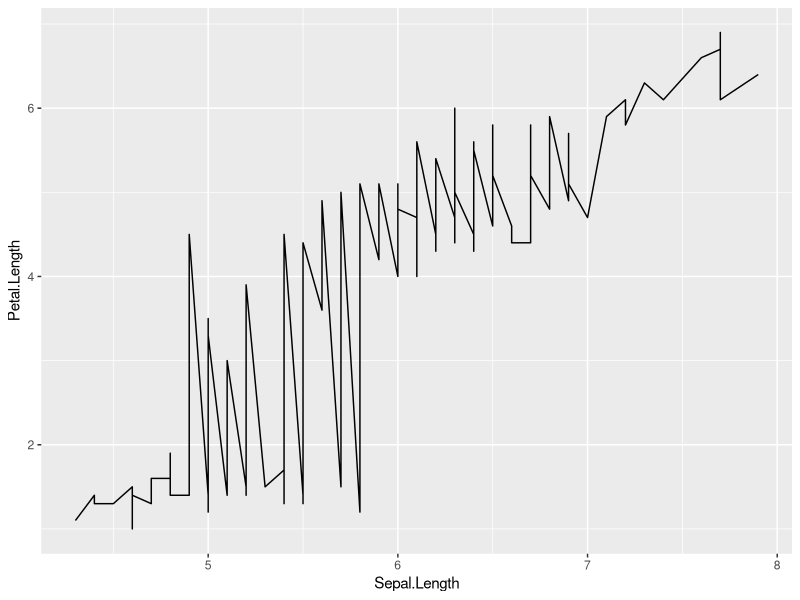

R code for this plot:

library(sqldf) #sql을 R에서도 사용할 수 있는 라이브러리
View(iris)
str(iris)
mydata<-sqldf("select *from iris where Species='setosa'")
library(dplyr)
mydata2<-iris%>%filter(Species=='setosa')
mydata3<-iris[which(iris$Species=='setosa'),]


#종별로 그룹지어서, 모든 열의 평균을 구하라
#방법1(dplyr사용)
mydata4<-iris%>%group_by(Species)%>%summarise(mean_SLength=mean(Sepal.Length),mean_Swidth=mean(Sepal.Width),mean_Plength=mean(Petal.Length),mean_Pwidth=mean(Petal.Width))
#방법2(dplyr사용)
mydata4<-iris%>%group_by(Species)%>%summarise_all(mean)
#방법3(sqldf사용)
mydata5<-sqldf('select Species, avg("Sepal.Length"),
                       avg("Sepal.Width"),
                       avg("Petal.Length"),
                       avg("Petal.Width")
               from iris group by Species')

library(ggplot2)
ggplot(data=iris,aes(x=Sepal.Length, y=Petal.Length))+geom_line()
